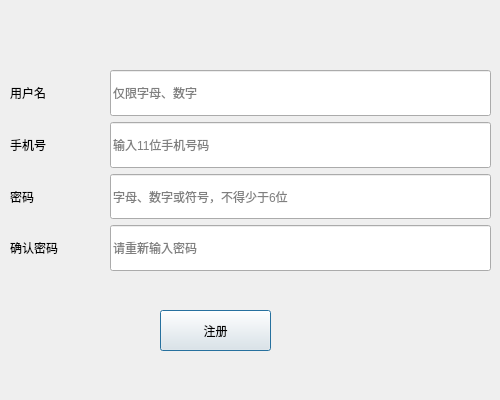
<?xml version="1.0" encoding="UTF-8"?>
<ui version="4.0">
 <class>SignupDialog</class>
 <widget class="QDialog" name="SignupDialog">
  <property name="geometry">
   <rect>
    <x>0</x>
    <y>0</y>
    <width>500</width>
    <height>400</height>
   </rect>
  </property>
  <property name="sizePolicy">
   <sizepolicy hsizetype="Expanding" vsizetype="Expanding">
    <horstretch>0</horstretch>
    <verstretch>0</verstretch>
   </sizepolicy>
  </property>
  <property name="windowTitle">
   <string>Dialog</string>
  </property>
  <widget class="QWidget" name="layoutWidget">
   <property name="geometry">
    <rect>
     <x>160</x>
     <y>290</y>
     <width>111</width>
     <height>61</height>
    </rect>
   </property>
   <layout class="QVBoxLayout" name="verticalLayout_4">
    <item>
     <spacer name="horizontalSpacer">
      <property name="orientation">
       <enum>Qt::Horizontal</enum>
      </property>
      <property name="sizeHint" stdset="0">
       <size>
        <width>40</width>
        <height>20</height>
       </size>
      </property>
     </spacer>
    </item>
    <item>
     <widget class="QPushButton" name="signupBtn">
      <property name="sizePolicy">
       <sizepolicy hsizetype="Expanding" vsizetype="Expanding">
        <horstretch>0</horstretch>
        <verstretch>0</verstretch>
       </sizepolicy>
      </property>
      <property name="text">
       <string>注册</string>
      </property>
     </widget>
    </item>
   </layout>
  </widget>
  <widget class="QWidget" name="verticalLayoutWidget">
   <property name="geometry">
    <rect>
     <x>10</x>
     <y>70</y>
     <width>81</width>
     <height>201</height>
    </rect>
   </property>
   <layout class="QVBoxLayout" name="verticalLayout">
    <item>
     <widget class="QLabel" name="label">
      <property name="sizePolicy">
       <sizepolicy hsizetype="Expanding" vsizetype="Expanding">
        <horstretch>0</horstretch>
        <verstretch>0</verstretch>
       </sizepolicy>
      </property>
      <property name="text">
       <string>用户名</string>
      </property>
     </widget>
    </item>
    <item>
     <widget class="QLabel" name="label_4">
      <property name="sizePolicy">
       <sizepolicy hsizetype="Expanding" vsizetype="Expanding">
        <horstretch>0</horstretch>
        <verstretch>0</verstretch>
       </sizepolicy>
      </property>
      <property name="text">
       <string>手机号</string>
      </property>
     </widget>
    </item>
    <item>
     <widget class="QLabel" name="label_2">
      <property name="sizePolicy">
       <sizepolicy hsizetype="Expanding" vsizetype="Expanding">
        <horstretch>0</horstretch>
        <verstretch>0</verstretch>
       </sizepolicy>
      </property>
      <property name="text">
       <string>密码</string>
      </property>
     </widget>
    </item>
    <item>
     <widget class="QLabel" name="label_3">
      <property name="sizePolicy">
       <sizepolicy hsizetype="Expanding" vsizetype="Expanding">
        <horstretch>0</horstretch>
        <verstretch>0</verstretch>
       </sizepolicy>
      </property>
      <property name="text">
       <string>确认密码</string>
      </property>
     </widget>
    </item>
   </layout>
  </widget>
  <widget class="QWidget" name="verticalLayoutWidget_2">
   <property name="geometry">
    <rect>
     <x>110</x>
     <y>70</y>
     <width>381</width>
     <height>201</height>
    </rect>
   </property>
   <layout class="QVBoxLayout" name="verticalLayout_3">
    <item>
     <widget class="QLineEdit" name="usrLineEdit">
      <property name="sizePolicy">
       <sizepolicy hsizetype="Expanding" vsizetype="Expanding">
        <horstretch>0</horstretch>
        <verstretch>0</verstretch>
       </sizepolicy>
      </property>
      <property name="maxLength">
       <number>15</number>
      </property>
      <property name="placeholderText">
       <string>仅限字母、数字</string>
      </property>
      <property name="clearButtonEnabled">
       <bool>true</bool>
      </property>
     </widget>
    </item>
    <item>
     <widget class="QLineEdit" name="telLineEdit">
      <property name="sizePolicy">
       <sizepolicy hsizetype="Expanding" vsizetype="Expanding">
        <horstretch>0</horstretch>
        <verstretch>0</verstretch>
       </sizepolicy>
      </property>
      <property name="inputMethodHints">
       <set>Qt::ImhDigitsOnly</set>
      </property>
      <property name="maxLength">
       <number>11</number>
      </property>
      <property name="placeholderText">
       <string>输入11位手机号码</string>
      </property>
      <property name="clearButtonEnabled">
       <bool>true</bool>
      </property>
     </widget>
    </item>
    <item>
     <widget class="QLineEdit" name="pwdLineEdit">
      <property name="sizePolicy">
       <sizepolicy hsizetype="Expanding" vsizetype="Expanding">
        <horstretch>0</horstretch>
        <verstretch>0</verstretch>
       </sizepolicy>
      </property>
      <property name="text">
       <string/>
      </property>
      <property name="maxLength">
       <number>20</number>
      </property>
      <property name="echoMode">
       <enum>QLineEdit::Password</enum>
      </property>
      <property name="placeholderText">
       <string>字母、数字或符号，不得少于6位</string>
      </property>
      <property name="clearButtonEnabled">
       <bool>true</bool>
      </property>
     </widget>
    </item>
    <item>
     <widget class="QLineEdit" name="confirmLineEdit">
      <property name="sizePolicy">
       <sizepolicy hsizetype="Expanding" vsizetype="Expanding">
        <horstretch>0</horstretch>
        <verstretch>0</verstretch>
       </sizepolicy>
      </property>
      <property name="text">
       <string/>
      </property>
      <property name="maxLength">
       <number>20</number>
      </property>
      <property name="echoMode">
       <enum>QLineEdit::Password</enum>
      </property>
      <property name="placeholderText">
       <string>请重新输入密码</string>
      </property>
      <property name="clearButtonEnabled">
       <bool>true</bool>
      </property>
     </widget>
    </item>
   </layout>
  </widget>
  <zorder>layoutWidget</zorder>
  <zorder>splitter</zorder>
 </widget>
 <resources/>
 <connections/>
</ui>
